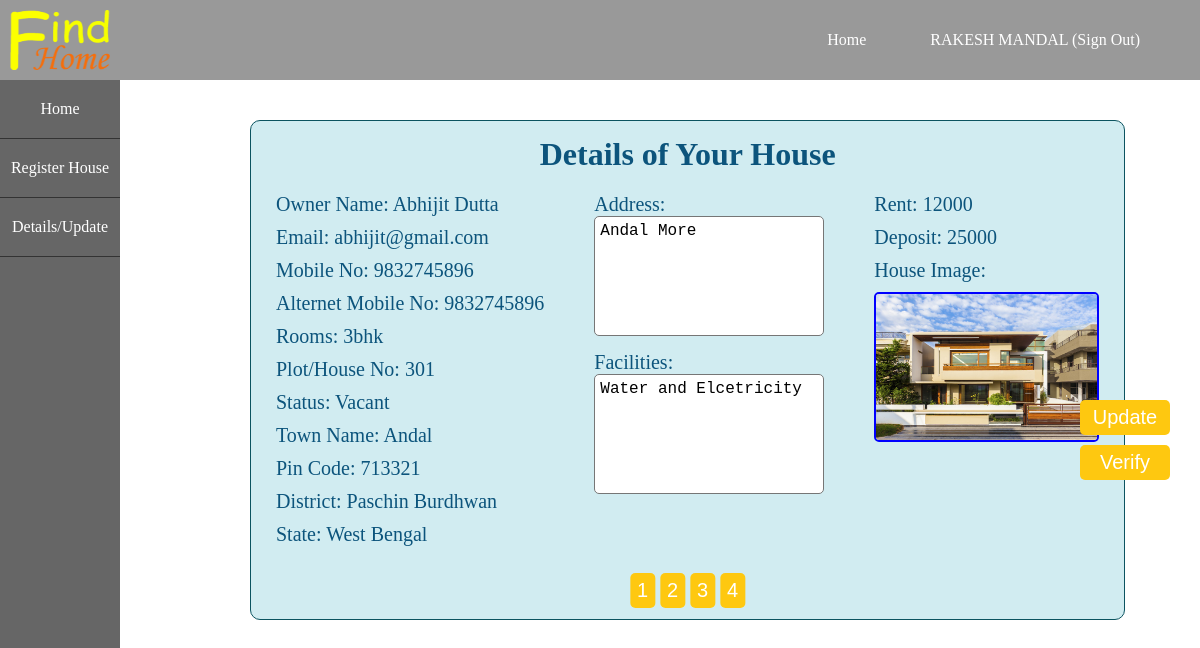
The page /php/detail.php?page=3 (signed in) on the database its author committed.
### tables this page shows
CREATE TABLE `register_houses` (
  `id` int(5) NOT NULL,
  `user_id` int(5) NOT NULL,
  `fullname` varchar(50) NOT NULL,
  `email` varchar(50) NOT NULL,
  `mobile` varchar(10) NOT NULL,
  `altmobile` varchar(10) NOT NULL,
  `rooms` varchar(25) NOT NULL,
  `plot` varchar(25) NOT NULL,
  `facilities` varchar(255) NOT NULL,
  `address` varchar(255) NOT NULL,
  `status` varchar(10) NOT NULL,
  `image` varchar(255) NOT NULL,
  `rent` int(30) NOT NULL,
  `deposit` int(30) NOT NULL,
  `town` varchar(30) NOT NULL,
  `pincode` int(10) NOT NULL,
  `district` varchar(30) NOT NULL,
  `state` varchar(30) NOT NULL,
  `verified` int(1) NOT NULL
);

### php/detail.php (the view, shortened to what this page needs)
<?php require "config.php"; ?>
<?php
	$limit = 0;
	if (isset($_GET["page"])) {
		$page = $_GET["page"];
		if ($page == "" || $page == "1") {
			$limit = 0;
		}else{
			$limit = $page - 1;
		}
	}
	if($_SESSION["role"] == "admin"){
		$query = "SELECT * FROM register_houses LIMIT $limit,1";
		$sql = "SELECT * FROM register_houses";
		$result = mysqli_query($con, $query) or die(" ".mysqli_error($con));
		$count = mysqli_query($con, $sql) or die(" ".mysqli_error($con));
		$data = mysqli_fetch_assoc($result);
		$rows = mysqli_num_rows($count);
	}
 ?>
<!DOCTYPE html>
<html>
<head>
	<link rel="stylesheet" type="text/css" href="../style/detail.css">
</head>
<body>
	<nav class="header">
		<a href="../index.php"><img src="../assets/logo1.png"></a>
		<ul>
			<li><a href="../index.php">Home</a></li>
			<?php if(!empty($_SESSION['email'])){
				echo "<li><a href='signout.php'>".$_SESSION['fullname']." (Sign Out)</a></li>";
			} else{ echo "<li><a href='register.php'>Register</a></li>";} ?>
		</ul>
	</nav>
	<div class="side-nav">
		<nav>
			<ul>
				<li>
					<a href="dashboard.php">
						<span>Home</span>
					</a>
				</li>
				<li>
					<a href="houseregister.php">
						<span>Register House</span>
					</a>
				</li>
				<li>
					<a href="detail.php">
						<span>Details/Update</span>
					</a>
				</li>
			</ul>
		</nav>
	</div>
	<div class="main-content">
		<h1>Details of Your House</h1>
		<div class="col">
			<p><label>Owner Name: </label><?php echo $data["fullname"]; ?></p>
			<p><label>Email: </label><?php echo $data["email"]; ?></p>
			<p><label>Mobile No: </label><?php echo $data["mobile"]; ?></p>
			<p><label>Alternet Mobile No: </label><?php echo $data["altmobile"]; ?></p>
			<p><label>Rooms: </label><?php echo $data["rooms"]; ?></p>
			<p><label>Plot/House No: </label><?php echo $data["plot"]; ?></p>
			<p><label>Status: </label><?php echo $data["status"]; ?></p>
			<p><label>Town Name: </label><?php echo $data["town"]; ?></p>
			<p><label>Pin Code: </label><?php echo $data["pincode"]; ?></p>
			<p><label>District: </label><?php echo $data["district"]; ?></p>
			<p><label>State: </label><?php echo $data["state"]; ?></p>
		</div>
		<div class="col">
			<p><label>Address: </label><br>
				<textarea readonly><?php echo $data["address"]; ?></textarea>
			</p>
			<p><label>Facilities: </label><br>
				<textarea readonly><?php echo $data["facilities"]; ?></textarea>
			</p>
		</div>
		<div class="col">
			<p><label>Rent: </label><?php echo $data["rent"]; ?></p>
			<p><label>Deposit: </label><?php echo $data["deposit"]; ?></p>
			<p><label>House Image: </label><br><img src="<?php echo $data["image"]; ?>"></p>
		</div>
		<div class="btn">
			<?php for ($i=1; $i <=$rows; $i++) { ?>
			<a href="detail.php?page=<?php echo $i; ?>"><button type="button"><?php echo $i; ?></button></a>
			<?php } ?>
		</div>
	</div>
	<div class="side-btn">
		<a href="update.php"><button>Update</button></a><br>
		<?php
		if ($_SESSION['role'] == "admin") {
			echo "<a href='../bgphp/verify.php'><button>Verify</button></a>";
		}
		?>
	</div>
</body>
</html>

### style/detail.css (style rules this page uses)
body { margin: 0; padding: 0; }
* { margin: 0; padding: 0; box-sizing: border-box; }
.header { position: absolute; height: 80px; width: 100%; background-color: #999; padding: 0; z-index: 4; }
.header img { position: relative; top: 10px; left: 10px; width: 100px; height: 60px; }
.header ul li { list-style-type: none; display: inline-block; line-height: 80px; transition: 0.5s all; }
.header ul { float: right; margin-right: 30px; }
.header ul li a { text-decoration: none; color: #fff; padding: 30px; }
.side-nav { position: absolute; width: 120px; background-color: #666; height: 100%; z-index: 3; padding-top: 80px; }
.side-nav ul { list-style: none; padding: 0; margin: 0; }
.side-nav ul li { padding: 20px 10px; border-bottom: 1px solid #333; text-align: center; transition: 0.5s all; }
.side-nav ul li a { color: #fff; text-decoration: none; }
.main-content { position: absolute; top: 120px; left: 250px; height: 500px; background-color: #D1ECF1; justify-content: center; margin-bottom: 10px; border: 1px solid #0C5460; border-radius: 10px; }
.main-content h1 { text-align: center; margin-top: 15px; margin-bottom: 20px; color: #0C547C; }
.col { float: left; margin-left: 25px; margin-right: 25px; color: #0C547C; margin-bottom: 5px; font-size: 20px; }
.col p { margin-bottom: 10px; }
textarea { width: 230px; height: 120px; font-size: 16px; padding: 5px 5px; box-sizing: border-box; border-radius: 5px; resize: none; }
.col img { width: 225px; height: 150px; border: 2px solid blue; margin-top: 10px; border-radius: 5px; }
.btn { text-align: center; position: absolute; left: 50%; bottom: 1px; margin-bottom: 10px; transform: translate(-50%); width: 100%; height: 35px; color: white; font-size: 20px; border: 0; border-radius: 5px; }
.btn button { width: 25px; height: 35px; background-color: #FEC810; color: white; font-size: 20px; border: 0; border-radius: 5px; }
.side-btn { text-align: center; position: absolute; left: 90%; top: 50%; }
.side-btn button { margin-bottom: 10px; width: 90px; height: 35px; background-color: #FEC810; color: white; font-size: 20px; border: 0; border-radius: 5px; }

### rows shown on the page
register_houses: fullname "Abhijit Dutta", email "abhijit@gmail.com", mobile "9832745896", altmobile "9832745896", rooms "3bhk", plot "301", status "Vacant", town "Andal", pincode "713321", district "Paschin Burdhwan", state "West Bengal", address "Andal More", facilities "Water and Elcetricity", rent "12000", deposit "25000", image (picture)

### other values the page prints
$_SESSION['fullname'] "RAKESH MANDAL"
